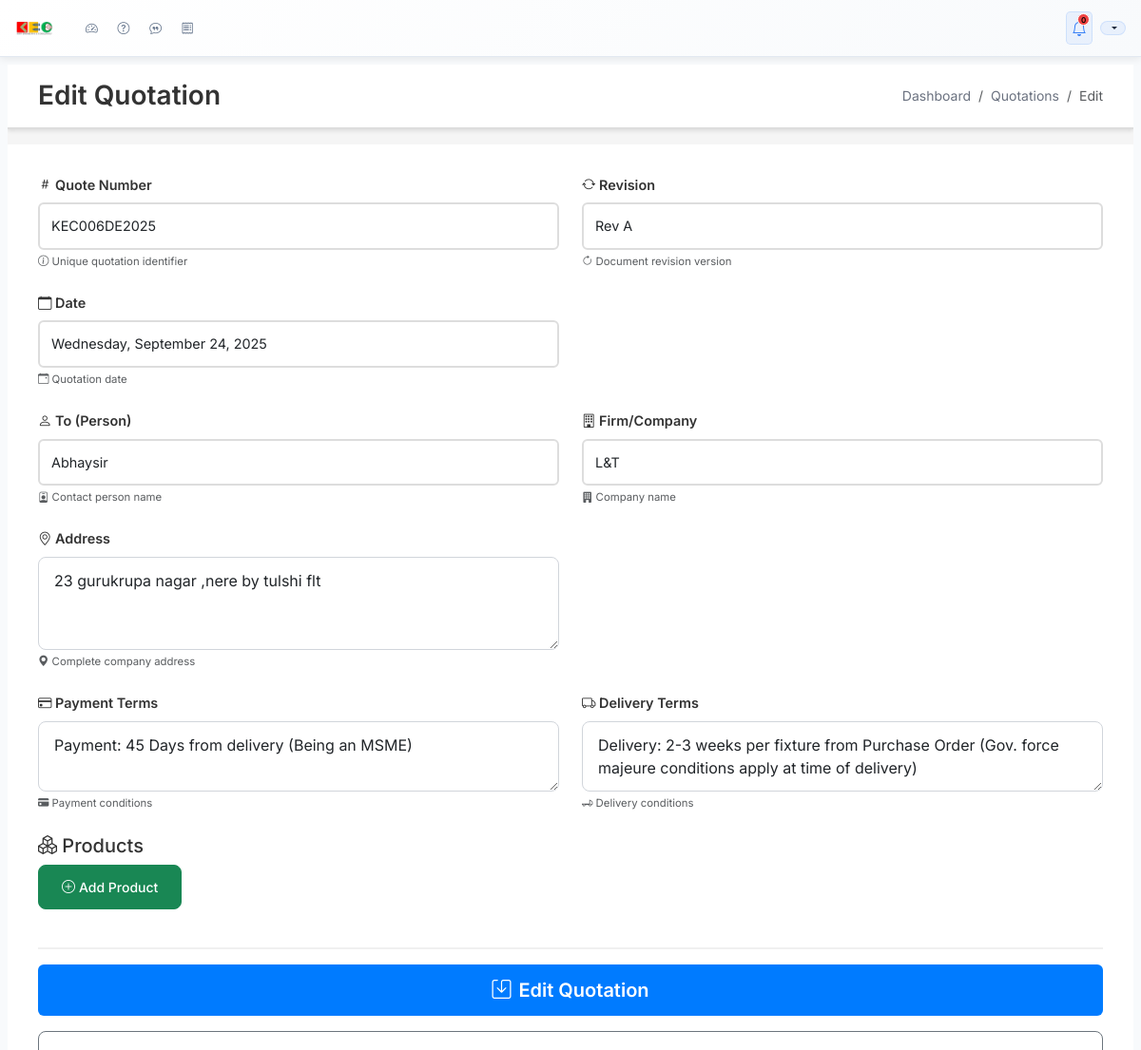
The page /quotation/edit/69/ (signed in) on the database its author committed.
### dashboard/models.py (models this page shows, shortened)
class Quotation(models.Model):
    STATUS_CHOICES = [
        ('draft', 'Draft'),
        ('generated', 'Generated'),
        ('sent', 'Sent'),
        ('approved', 'Approved'),
        ('rejected', 'Rejected'),
    ]
    quote_number = models.CharField(max_length=50, unique=True)
    revision = models.CharField(max_length=20, default='Rev A')
    date_created = models.DateTimeField(auto_now_add=True)
    quotation_date = models.CharField(max_length=100)  # Store as text like "Wednesday, September 24, 2025"
    to_person = models.CharField(max_length=200)
    firm = models.CharField(max_length=300)
    address = models.TextField()
    payment_terms = models.TextField()
    delivery_terms = models.TextField()
    scope_description = models.CharField(max_length=300)
    scope_line_1 = models.CharField(max_length=300)
    scope_line_2 = models.CharField(max_length=300)
    fixtures_data = models.JSONField(default=list)
    fixtures_count = models.IntegerField(default=0)
    status = models.CharField(max_length=20, choices=STATUS_CHOICES, default='draft')
    created_by = models.ForeignKey(User, on_delete=models.CASCADE)
    file_path = models.CharField(max_length=500, blank=True, null=True)  # Path to generated DOCX file
    created_at = models.DateTimeField(auto_now_add=True)
    updated_at = models.DateTimeField(auto_now=True)
    class Meta:
        ordering = ['-created_at']
        verbose_name = 'Quotation'
        verbose_name_plural = 'Quotations'

### dashboard/views.py (the view, shortened to what this page needs)
# urls.py: path('quotation/edit/<int:quotation_id>/', views.quotation_edit, name='quotation_edit'),
@login_required
def quotation_edit(request, quotation_id):
    quotation = get_object_or_404(Quotation, id=quotation_id)
    context = {
        'quotation': quotation,
        'is_edit': True,
        'title': 'Edit Quotation',
        'action': 'Edit',
    }
    return render(request, 'dashboard/quotation_form.html', context)

### dashboard/models.py (called while the page is built)
    def get_roles_list(self):
        if self.roles:
            return self.roles.split(',')[0].strip()
        return 'sales'  # Default role

### dashboard/templates/dashboard/quotation_form.html (shortened to what this page needs)
{% extends "dashboard/base.html" %}
{% block content %}
<div class="simple-form-page">
    <div class="simple-form-wrapper">
        <div class="simple-header">
            <h3>{{ title }}</h3>
            <nav aria-label="breadcrumb">
                <ol class="breadcrumb">
                    <li class="breadcrumb-item"><a href="{% url 'dashboard:index' %}">Dashboard</a></li>
                    <li class="breadcrumb-item"><a href="{% url 'dashboard:quotation_management' %}">Quotations</a></li>
                    <li class="breadcrumb-item active">{{ action }}</li>
                </ol>
            </nav>
        </div>
        <div class="simple-form-container">
            <form method="POST" class="simple-form">
                <div class="form-row three-column-row">
                    <div class="form-group">
                        <label for="quote_no">
                            <i class="bi bi-hash"></i> Quote Number
                        </label>
                        <input type="text" id="quote_no" name="quote_no" class="form-control" value="{{ quotation.quote_number }}" required>
                        <small class="form-text"><i class="bi bi-info-circle"></i> Unique quotation identifier</small>
                    </div>
                    <div class="form-group">
                        <label for="revision">
                            <i class="bi bi-arrow-repeat"></i> Revision
                        </label>
                        <input type="text" id="revision" name="revision" class="form-control" value="{{ quotation.revision }}" placeholder="Rev A">
                        <small class="form-text"><i class="bi bi-arrow-clockwise"></i> Document revision version</small>
                    </div>
                    <div class="form-group">
                        <label for="date">
                            <i class="bi bi-calendar"></i> Date
                        </label>
                        <input type="text" id="date" name="date" class="form-control" value="{{ quotation.quotation_date }}" placeholder="Wednesday, September 24, 2025">
                        <small class="form-text"><i class="bi bi-calendar-event"></i> Quotation date</small>
                    </div>
                </div>
                <div class="form-row">
                    <div class="form-group">
                        <label for="to_person">
                            <i class="bi bi-person"></i> To (Person)
                        </label>
                        <input type="text" id="to_person" name="to_person" class="form-control" value="{{ quotation.to_person }}" placeholder="Mr. Mohak Dholakia">
                        <small class="form-text"><i class="bi bi-person-badge"></i> Contact person name</small>
                    </div>
                    <div class="form-group">
                        <label for="firm">
                            <i class="bi bi-building"></i> Firm/Company
                        </label>
                        <input type="text" id="firm" name="firm" class="form-control" value="{{ quotation.firm }}" placeholder="Schneider Electric India Private Limited">
                        <small class="form-text"><i class="bi bi-building-fill"></i> Company name</small>
                    </div>
                </div>
                <div class="form-row">
                    <div class="form-group">
                        <label for="address">
                            <i class="bi bi-geo-alt"></i> Address
                        </label>
                        <textarea id="address" name="address" class="form-control" rows="3" placeholder="Full address">{{ quotation.address }}</textarea>
                        <small class="form-text"><i class="bi bi-geo-alt-fill"></i> Complete company address</small>
                    </div>
                </div>
                <div class="form-row">
                    <div class="form-group">
                        <label for="payment_terms">
                            <i class="bi bi-credit-card"></i> Payment Terms
                        </label>
                        <textarea id="payment_terms" name="payment_terms" class="form-control" rows="2">{{ quotation.payment_terms }}</textarea>
                        <small class="form-text"><i class="bi bi-credit-card-fill"></i> Payment conditions</small>
                    </div>
                    <div class="form-group">
                        <label for="delivery_terms">
                            <i class="bi bi-truck"></i> Delivery Terms
                        </label>
                        <textarea id="delivery_terms" name="delivery_terms" class="form-control" rows="2">{{ quotation.delivery_terms }}</textarea>
                        <small class="form-text"><i class="bi bi-truck-flatbed"></i> Delivery conditions</small>
                    </div>
                </div>
                <div class="items-section">
                    <div class="section-header">
                        <h5><i class="bi bi-boxes"></i> Products</h5>
                        <button type="button" class="btn btn-sm btn-success" onclick="addFixture()">
                            <i class="bi bi-plus-circle me-1"></i>Add Product
                        </button>
                    </div>
                </div>
                <div class="form-actions">
                    <button type="submit" class="btn btn-primary btn-lg">
                        <i class="bi bi-save me-2"></i>{{ action }} Quotation
                    </button>
                    <a href="{% url 'dashboard:quotation_management' %}" class="btn btn-outline-secondary btn-lg">
                        <i class="bi bi-arrow-left me-2"></i>Cancel
                    </a>
                </div>
            </form>
        </div>
    </div>
</div>
{% endblock %}

### dashboard/static/css/dashboard.css (style rules this page uses)
* { margin: 0; padding: 0; box-sizing: border-box; }
body { font-family: 'Inter', 'Segoe UI', Tahoma, Geneva, Verdana, sans-serif; background-color: #f5f7fa; color: #333; min-width: 1200px; font-size: 13px; }
body.dashboard-page { overflow: hidden ; height: 100vh ; }
body.dashboard-page:has(.dashboard-container-new) { overflow: hidden; height: 100vh; margin: 0; padding: 0; }
body.dashboard-page:has(.dashboard-container-new) { height: 100% ; overflow: auto ; }
.breadcrumb { background: none; padding: 0; margin: 0; font-size: 0.875rem; }
.breadcrumb-item a { color: #6b7280; text-decoration: none; }
.form-control, .form-select { border-radius: 0.5rem; border: 1px solid #d1d5db; padding: 0.75rem 1rem; transition: all 0.2s ease; }
.form-actions { display: grid; gap: 1rem; padding-top: 2rem; border-top: 1px solid #e5e7eb; margin-top: 2rem; }
.btn { padding: 0.75rem 1.5rem; border-radius: 0.5rem; font-weight: 500; transition: all 0.2s ease; }
.btn-primary { background: linear-gradient(135deg, #3b82f6 0%, #2563eb 100%); border: none; }
.simple-form-page { background-color: #f5f5f5; height: 100vh; overflow: hidden; }
.simple-form-wrapper { height: 100vh; display: flex; flex-direction: column; padding: 0 ; max-width: none ; margin: 0 ; width: 100% ; }
.simple-header { display: flex; justify-content: space-between; align-items: center; margin-bottom: 1rem; padding: 1rem 2rem; border-bottom: 2px solid #ddd; background: white; box-shadow: 0 2px 4px rgba(0,0,0,0.1); }
.simple-header h3 { margin: 0; color: #333; font-weight: 600; }
.simple-form-container { flex: 1; background: white; border-radius: 0; padding: 2rem; box-shadow: none; overflow-y: auto; margin: 0; }
.simple-form { display: flex; flex-direction: column; gap: 1.5rem; }
.form-row { display: grid; grid-template-columns: 1fr 1fr; gap: 1.5rem; }
.form-group { display: flex; flex-direction: column; }
.form-group label { font-weight: 600; color: #333; margin-bottom: 0.5rem; font-size: 0.9rem; }
.form-group input, .form-group select { padding: 0.75rem; border: 2px solid #ddd; border-radius: 6px; font-size: 0.9rem; transition: border-color 0.2s; }
.form-actions { display: grid; gap: 1rem; padding-top: 1rem; border-top: 2px solid #f0f0f0; margin-top: 1rem; }
.btn-primary { padding: 0.75rem 2rem; background: #007bff; color: white; border: none; border-radius: 6px; font-weight: 600; cursor: pointer; transition: background-color 0.2s; }

### rows shown on the page
Quotation: quote_no "KEC006DE2025", revision "Rev A", date "Wednesday, September 24, 2025", to_person "Abhaysir", firm "L&T", address "23 gurukrupa nagar ,nere by tulshi flt", payment_terms "Payment: 45 Days from delivery (Being an MSME)", delivery_terms "Delivery: 2-3 weeks per fixture from Purchase Order (Gov. force majeure conditions apply at time of delivery)"

### other values the page prints
{{ title }} "Edit Quotation"
{{ action }} "Edit"
